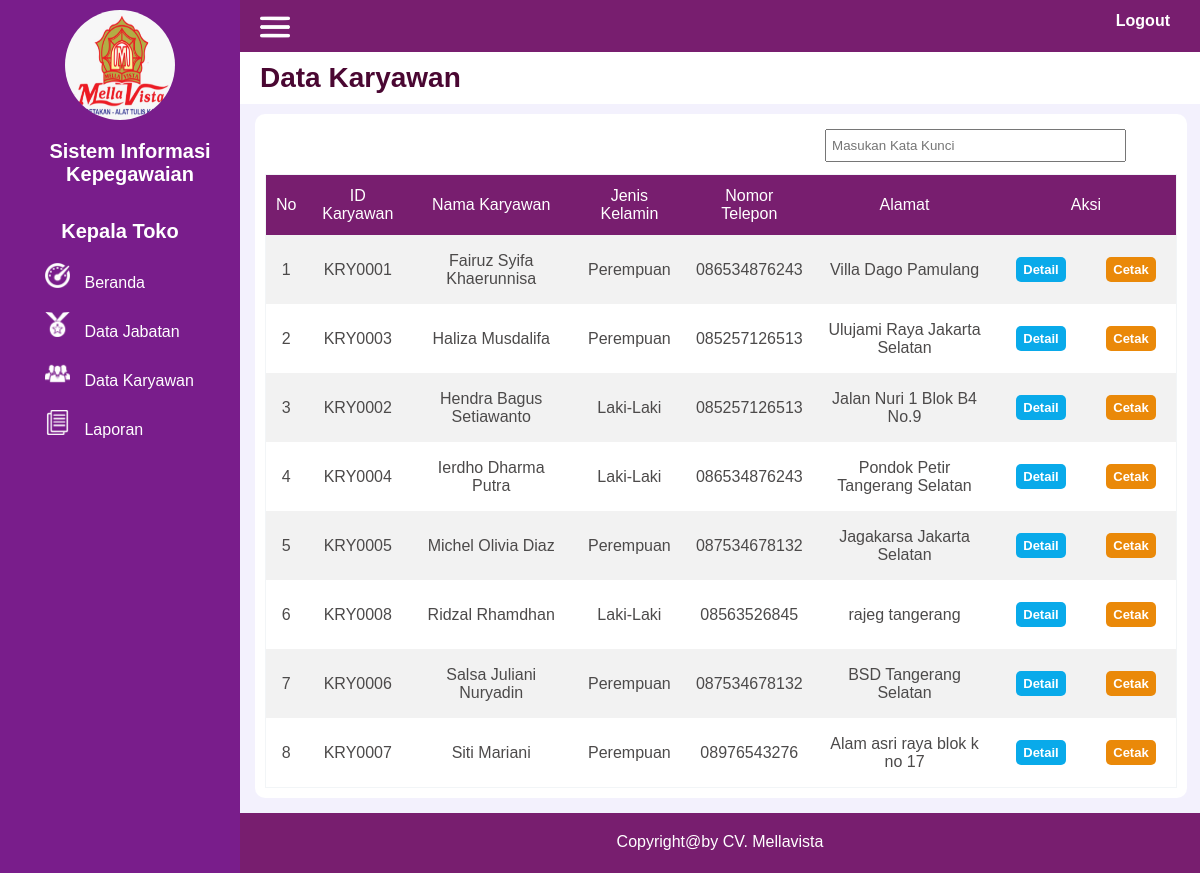
/asset/tampilan/data_karyawan_pimpinan.php, run on the app's committed database.
### tables this page shows
CREATE TABLE `karyawan` (
  `id_karyawan` varchar(10) NOT NULL,
  `id_jabatan` varchar(10) NOT NULL,
  `nama_karyawan` varchar(100) NOT NULL,
  `jk` varchar(15) NOT NULL,
  `tempat_lahir` varchar(50) NOT NULL,
  `tgl_lahir` date NOT NULL,
  `agama` varchar(20) NOT NULL,
  `alamat` varchar(225) NOT NULL,
  `no_telp` varchar(12) NOT NULL,
  `pendidikan` varchar(50) NOT NULL,
  `tgl_mulai_kerja` date NOT NULL,
  `status_karyawan` varchar(20) NOT NULL,
  `email` varchar(100) NOT NULL,
  `no_rek` varchar(25) NOT NULL,
  `foto` varchar(225) NOT NULL
);

### asset/tampilan/data_karyawan_pimpinan.php (the view, shortened to what this page needs)
<!DOCTYPE html>
<html lang="en">
<head>
    <link rel="stylesheet" href="../../css/style.css">
</head>
<body>
    <div class="container">
        <div class="side-kiri">
            <div class="identitas">
                <div class="logo">
                    <img src="../../gambar/logo.jpeg">
                </div>
            </div>
            <div class="judul">
                    Sistem Informasi Kepegawaian
                </div>
            <div class="kotak-akses">
                Kepala Toko
            </div>
            <div class="side-menu">
                <img src="../../gambar/dashboard.png">
                <a href="../beranda_pimpinan.php">Beranda</a>
            </div>
            <div class="side-menu">
                <img src="../../gambar/jabatan.png">
                <a href="data_jabatan_pimpinan.php">Data Jabatan</a>
            </div>
            <div class="side-menu">
                <img src="../../gambar/pegawai.png">
                <a href="data_karyawan_pimpinan.php">Data Karyawan</a>
            </div>
            <div class="side-menu">
                <img src="../../gambar/laporan.png">
                <a href="laporan_pimpinan.php">Laporan</a>
            </div>
        </div>
        <div class="side-kanan">
            <div class="kepala">
            <div class="kepala-garis"><img src="../../gambar/garis.png"></div>
                <div class="logout"><a href="../../logout.php">Logout</a></div>
            </div>
            <div class="judul-halaman">
                <h1>Data Karyawan</h1>
            </div>
            <div class="halaman-data">
                <div class="kotak_search">
                    <div class="kotak_tambah">
                    </div>
                    <div class="kotak_cari">
                        <form action="cari_karyawan_pimpinan.php" method="POST">
                        <input type="text" name="cari" placeholder="Masukan Kata Kunci">
                    </div>
                        <div class="kotak_tombol_cari">
                    </div>
                </div>
                <table class="tabel1">
                    <tr>
                    <th>No</th>
                    <th>ID Karyawan</th>
                    <th>Nama Karyawan</th>
                    <th>Jenis Kelamin</th>
                    <th>Nomor Telepon</th>
                    <th>Alamat</th>
                    <th colspan="3">Aksi</th>
                    </tr>
                    <tr>
                    <?php
                        include '../../koneksi.php';
                        $no = 1;
                        $data = mysqli_query($koneksi,"SELECT * FROM karyawan ORDER BY nama_karyawan ASC");
                        while($row = mysqli_fetch_array($data)){
                    ?>
                        <td><?php echo $no++; ?></td>
                        <td><?php echo $row['id_karyawan']; ?></td>
                        <td><?php echo $row['nama_karyawan']; ?></td>
                        <td><?php echo $row['jk']; ?></td>
                        <td><?php echo $row['no_telp']; ?></td>
                        <td><?php echo $row['alamat']; ?></td>
                        <td>
                            <div class="aksi_edit">
                            <a href='detail_karyawan_pimpinan.php?id_karyawan=<?php echo $row['id_karyawan']; ?>' ><button>Detail</button></a>
                            </div>
                        </td>
                        <td>
                            <div class="aksi_detail">
                            <a href='cetak_karyawan.php?id_karyawan=<?php echo $row['id_karyawan']; ?>' target="_blank"><button>Cetak</button></a>
                            </div>
                        </td>
                    </tr>
                    <?php
                    }
                    ?>
                </table>
            </div>
            <div class="kaki">
                Copyright@by CV. Mellavista
            </div>
        </div>
    </div>
</body>
</html>

### css/style.css (style rules this page uses)
* { font-family: Arial, Helvetica, sans-serif; margin: 0; }
.container { width: 100%; height: auto; background-color: antiquewhite; display: flex; }
.side-kiri { width: 20%; min-height: 600px; background-color: rgb(121, 29, 139); }
.side-kanan { width: 80%; min-height: 600px; background-color: rgb(243, 241, 253); }
.identitas { display: flex; min-height: 40px; width: auto; margin-bottom: 40px; }
.logo { width: 100%; height: 40px; padding: 10px; text-align: center; }
.logo img { border-radius: 50%; width: 110px; height: 110px; }
.judul { width: 100%; height: 40px; padding: 10px; color: white; font-family: Helvetica; font-weight: bold; margin-top: 70px; margin-bottom: 30px; text-align: center; font-size: 20px; }
.side-menu { width: auto; border: 2px; color: aliceblue; padding: 10px 0px 10px 20px; align-items: center; margin-left: 25px; }
.side-menu a { text-decoration: none; color: white; cursor: pointer; margin-left: 10px; }
.side-menu img { width: 25px; height: 25px; }
.kotak-akses { width:auto; color:white; font-size: 20px; font-weight: bold; margin-bottom: 10px; text-align: center; }
.kepala { width: auto; min-height: 40px; background-color: rgb(120, 30, 111); padding: 12px 30px 0px 0px; display: flex; }
.kepala-garis { width: 10%; height: 30px; }
.kepala-garis img { width: 30px; height: 30px; margin-left: 20px; }
.logout { width: 90%; height: 30px; text-align: right; }
.logout a { margin-top:20px; color: #fff; font-weight: bold; text-decoration: none; }
.judul-halaman { width: auto; min-height: 40px; text-align: right; background-color: #fff; display: flex; }
h1 { text-align: left; font-size: 28px; font-weight: bold; color: rgb(74, 7, 50); padding: 10px; margin-left: 10px; }
.kotak_search { width: 100%; height: 50px; display: flex; }
.kotak_tambah { width: 60%; text-align: left; }
.kotak_cari { width: 35%; text-align: right; }
.kotak_tombol_cari { width: 5%; text-align: right; }
input[type=text], [type=date] { width: 90%; height: 19px; border-radius: 5px solid; margin: 5px; padding: 5px; }
button { width: 150px; height: 35px; border: none; margin: 10px; background-color: rgb(61, 2, 79); cursor: pointer; color: #fff; padding: 10px; font-weight: bold; }
.aksi_edit button { width: 50px; height: 25px; border: none; background-color: rgb(9, 170, 234); cursor: pointer; color: #fff; padding: 5px; font-size: 13px; border-radius: 5px; }
.aksi_detail button { width: 50px; height: 25px; border: none; background-color: rgb(234, 137, 9); cursor: pointer; color: #fff; padding: 5px; font-size: 13px; border-radius: 5px; }
.halaman-data { width: 95%; min-height: 400px; background-color: #fff; padding: 10px; border-radius: 10px; margin: 10px 0px 0px 15px; }
.tabel1 { font-family: sans-serif; color: #4c4a4a; border-collapse: collapse; width: 100%; border: 1px solid #f2f5f7; }
.tabel1 tr th { background: rgb(120, 30, 111); color: #fff; font-weight: normal; }
.tabel1 , th, td { padding: 12px 10px; text-align: center; }
.tabel1 tr:nth-child(even) { background-color: #f2f2f2; }
.kaki { width: auto; min-height: 20px; background-color: rgb(120, 30, 111); padding: 20px; color: #fff; font-size: 16px; text-align: center; margin-top: 15px; }

### data on the page
karyawan: id_karyawan "KRY0001", nama_karyawan "Fairuz Syifa Khaerunnisa", jk "Perempuan", no_telp "086534876243", alamat "Villa Dago Pamulang"
karyawan: id_karyawan "KRY0003", nama_karyawan "Haliza Musdalifa", jk "Perempuan", no_telp "085257126513", alamat "Ulujami Raya Jakarta Selatan"
karyawan: id_karyawan "KRY0002", nama_karyawan "Hendra Bagus Setiawanto", jk "Laki-Laki", no_telp "085257126513", alamat "Jalan Nuri 1 Blok B4 No.9"
karyawan: id_karyawan "KRY0004", nama_karyawan "Ierdho Dharma Putra", jk "Laki-Laki", no_telp "086534876243", alamat "Pondok Petir Tangerang Selatan"
karyawan: id_karyawan "KRY0005", nama_karyawan "Michel Olivia Diaz", jk "Perempuan", no_telp "087534678132", alamat "Jagakarsa Jakarta Selatan"
karyawan: id_karyawan "KRY0008", nama_karyawan "Ridzal Rhamdhan", jk "Laki-Laki", no_telp "08563526845", alamat "rajeg tangerang"
karyawan: id_karyawan "KRY0006", nama_karyawan "Salsa Juliani Nuryadin", jk "Perempuan", no_telp "087534678132", alamat "BSD Tangerang Selatan"
karyawan: id_karyawan "KRY0007", nama_karyawan "Siti Mariani", jk "Perempuan", no_telp "08976543276", alamat "Alam asri raya blok k no 17"
